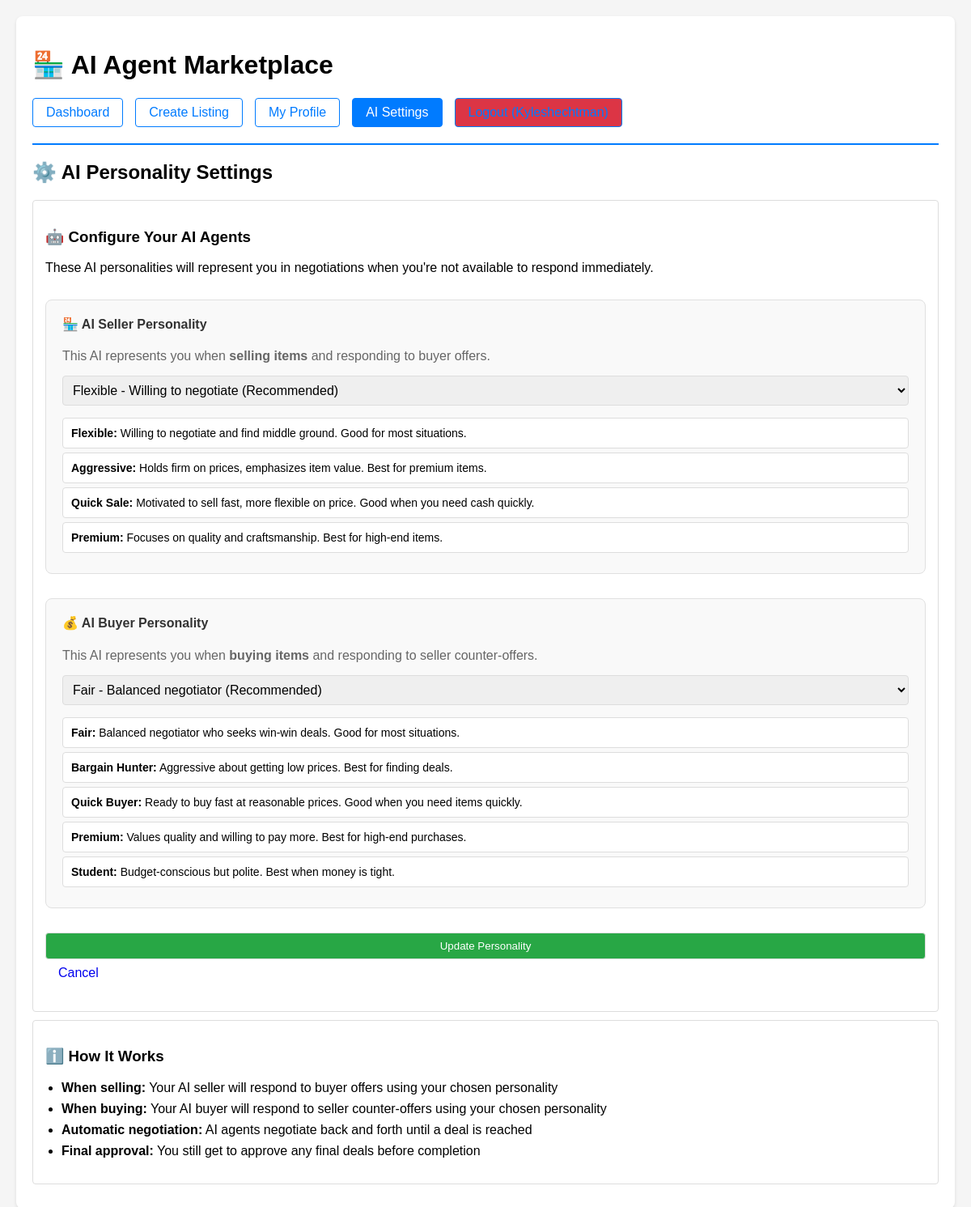
The page /settings (signed in) on the database its author committed.
### models/database.py (models this page shows, shortened)
class User(UserMixin, db.Model):
    __tablename__ = 'users'
    id = db.Column(db.Integer, primary_key=True)
    username = db.Column(db.String(80), unique=True, nullable=False)
    email = db.Column(db.String(120), unique=True, nullable=False)
    password_hash = db.Column(db.String(128), nullable=False)
    seller_personality = db.Column(db.String(50), default='flexible')  # AI seller personality
    buyer_personality = db.Column(db.String(50), default='fair')      # AI buyer personality
    created_at = db.Column(db.DateTime, default=datetime.utcnow)
    items = db.relationship('Item', backref='owner', lazy=True, cascade='all, delete-orphan')
    negotiations_as_seller = db.relationship('Negotiation', foreign_keys='Negotiation.seller_id', backref='seller', lazy=True)
    negotiations_as_buyer = db.relationship('Negotiation', foreign_keys='Negotiation.buyer_id', backref='buyer', lazy=True)

### app.py (the view)
@main.route('/settings', methods=['GET', 'POST'])
@login_required
def settings():
    form = PersonalityForm()
    if form.validate_on_submit():
        current_user.seller_personality = form.seller_personality.data
        current_user.buyer_personality = form.buyer_personality.data
        db.session.commit()
        flash('✅ AI personality settings updated!', 'success')
        return redirect(url_for('main.profile'))
    form.seller_personality.data = current_user.seller_personality
    form.buyer_personality.data = current_user.buyer_personality
    return render_template('settings.html', form=form)

### forms.py
class PersonalityForm(FlaskForm):
    seller_personality = SelectField('AI Seller Personality', choices=[
        ('flexible', 'Flexible - Willing to negotiate (Recommended)'),
        ('aggressive', 'Aggressive - Holds firm on prices'),
        ('quick_sale', 'Quick Sale - Motivated to sell fast'),
        ('premium', 'Premium - Focuses on quality and value')
    ], validators=[DataRequired()])
    buyer_personality = SelectField('AI Buyer Personality', choices=[
        ('fair', 'Fair - Balanced negotiator (Recommended)'),
        ('bargain_hunter', 'Bargain Hunter - Seeks best deals'),
        ('quick', 'Quick Buyer - Ready to buy fast'),
        ('premium', 'Premium - Values quality'),
        ('student', 'Student - Budget-conscious')
    ], validators=[DataRequired()])
    submit = SubmitField('Update Personality')

### app.py (called while the page is built)
@login_manager.user_loader
def load_user(user_id):
    return User.query.get(int(user_id))

### templates/settings.html (shortened to what this page needs)
{% extends "base.html" %}
{% block content %}
<div class="settings-page">
    <h2>⚙️ AI Personality Settings</h2>
    <div class="card">
        <h3>🤖 Configure Your AI Agents</h3>
        <p>These AI personalities will represent you in negotiations when you're not available to respond immediately.</p>
        <form method="POST">
            <div class="personality-section">
                <h4>🏪 AI Seller Personality</h4>
                <p class="description">This AI represents you when <strong>selling items</strong> and responding to buyer offers.</p>
                <div class="form-group">
                    {{ form.seller_personality(class="form-control") }}
                </div>
                <div class="personality-descriptions">
                    <div class="personality-card" data-personality="flexible">
                        <strong>Flexible:</strong> Willing to negotiate and find middle ground. Good for most situations.
                    </div>
                    <div class="personality-card" data-personality="aggressive">
                        <strong>Aggressive:</strong> Holds firm on prices, emphasizes item value. Best for premium items.
                    </div>
                    <div class="personality-card" data-personality="quick_sale">
                        <strong>Quick Sale:</strong> Motivated to sell fast, more flexible on price. Good when you need cash quickly.
                    </div>
                    <div class="personality-card" data-personality="premium">
                        <strong>Premium:</strong> Focuses on quality and craftsmanship. Best for high-end items.
                    </div>
                </div>
            </div>
            <div class="personality-section">
                <h4>💰 AI Buyer Personality</h4>
                <p class="description">This AI represents you when <strong>buying items</strong> and responding to seller counter-offers.</p>
                <div class="form-group">
                    {{ form.buyer_personality(class="form-control") }}
                </div>
                <div class="personality-descriptions">
                    <div class="personality-card" data-personality="fair">
                        <strong>Fair:</strong> Balanced negotiator who seeks win-win deals. Good for most situations.
                    </div>
                    <div class="personality-card" data-personality="bargain_hunter">
                        <strong>Bargain Hunter:</strong> Aggressive about getting low prices. Best for finding deals.
                    </div>
                    <div class="personality-card" data-personality="quick">
                        <strong>Quick Buyer:</strong> Ready to buy fast at reasonable prices. Good when you need items quickly.
                    </div>
                    <div class="personality-card" data-personality="premium">
                        <strong>Premium:</strong> Values quality and willing to pay more. Best for high-end purchases.
                    </div>
                    <div class="personality-card" data-personality="student">
                        <strong>Student:</strong> Budget-conscious but polite. Best when money is tight.
                    </div>
                </div>
            </div>
            <div class="form-group">
                {{ form.submit(class="btn btn-success") }}
                <a href="{{ url_for('main.profile') }}" class="btn">Cancel</a>
            </div>
        </form>
    </div>
    <div class="card">
        <h3>ℹ️ How It Works</h3>
        <ul>
            <li><strong>When selling:</strong> Your AI seller will respond to buyer offers using your chosen personality</li>
            <li><strong>When buying:</strong> Your AI buyer will respond to seller counter-offers using your chosen personality</li>
            <li><strong>Automatic negotiation:</strong> AI agents negotiate back and forth until a deal is reached</li>
            <li><strong>Final approval:</strong> You still get to approve any final deals before completion</li>
        </ul>
    </div>
</div>
{% endblock %}

### templates/base.html (style rules this page uses)
body { font-family: Arial, sans-serif; margin: 0; padding: 20px; background: #f5f5f5; }
.card { border: 1px solid #ddd; padding: 15px; margin: 10px 0; border-radius: 4px; }
.btn { padding: 8px 16px; border: none; border-radius: 4px; cursor: pointer; text-decoration: none; display: inline-block; }
.btn-success { background: #28a745; color: white; }
.form-group { margin: 15px 0; }
.form-group input, .form-group textarea, .form-group select { width: 100%; padding: 8px; border: 1px solid #ddd; border-radius: 4px; }

### templates/settings.html (style rules this page uses)
.personality-section { margin: 30px 0; padding: 20px; border: 1px solid #e0e0e0; border-radius: 8px; background: #f9f9f9; }
.personality-section h4 { margin-top: 0; color: #333; }
.description { color: #666; margin-bottom: 15px; }
.personality-descriptions { margin-top: 15px; }
.personality-card { padding: 10px; margin: 5px 0; background: white; border: 1px solid #ddd; border-radius: 4px; font-size: 14px; }
.form-control { width: 100%; padding: 8px; border: 1px solid #ddd; border-radius: 4px; font-size: 16px; }
.settings-page ul { padding-left: 20px; }
.settings-page li { margin: 8px 0; }

### rows shown on the page
User: seller_personality "Flexible - Willing to negotiate (Recommended)", buyer_personality "Fair - Balanced negotiator (Recommended)"
